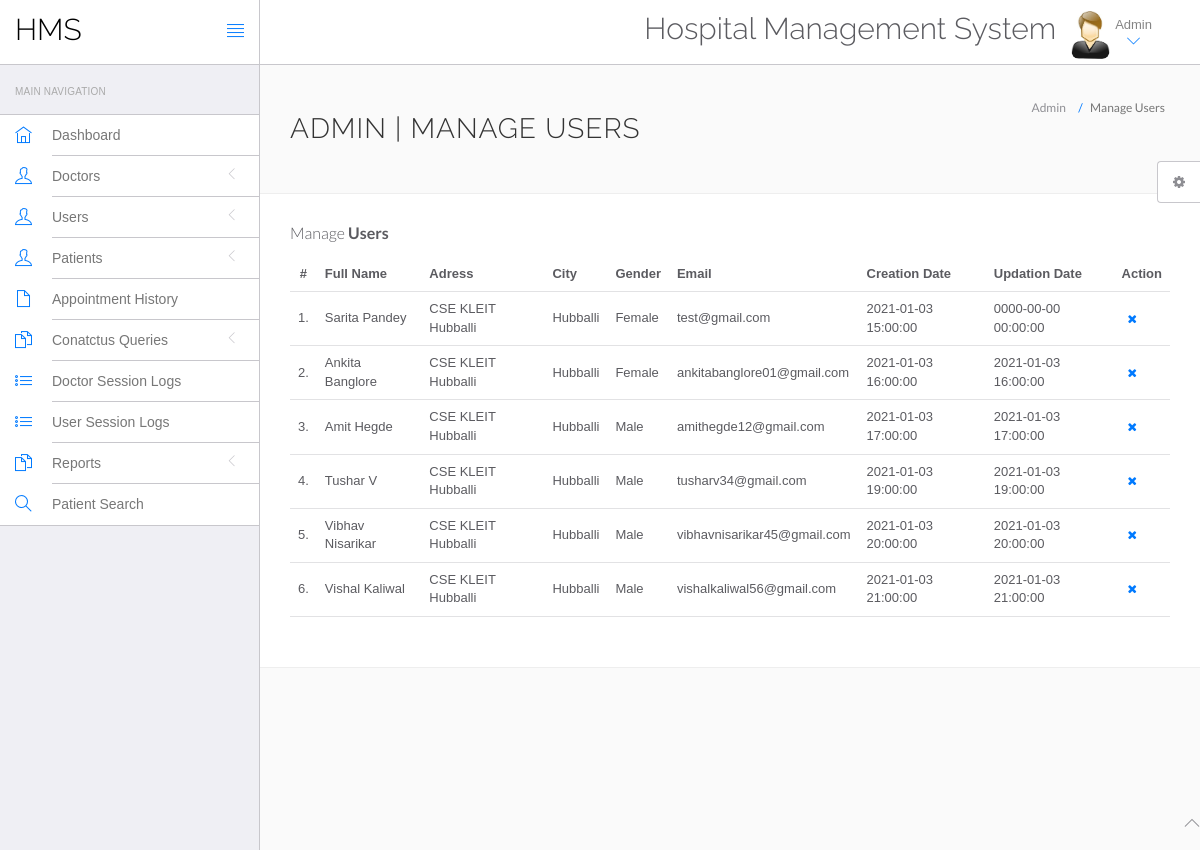
Page /hms/admin/manage-users.php (signed in) on the committed database.
### tables this page shows
CREATE TABLE `users` (
  `id` int(11) NOT NULL,
  `fullName` varchar(255) DEFAULT NULL,
  `address` longtext DEFAULT NULL,
  `city` varchar(255) DEFAULT NULL,
  `gender` varchar(255) DEFAULT NULL,
  `email` varchar(255) DEFAULT NULL,
  `password` varchar(255) DEFAULT NULL,
  `regDate` timestamp NULL DEFAULT current_timestamp(),
  `updationDate` timestamp NULL DEFAULT NULL ON UPDATE current_timestamp()
);

### hms/admin/manage-users.php (the view, shortened to what this page needs)
<?php
include('include/config.php');
?>
<!DOCTYPE html>
<html lang="en">
	<head>
		<link rel="stylesheet" href="vendor/bootstrap/css/bootstrap.min.css">
		<link rel="stylesheet" href="vendor/fontawesome/css/font-awesome.min.css">
		<link rel="stylesheet" href="vendor/themify-icons/themify-icons.min.css">
		<link href="vendor/animate.css/animate.min.css" rel="stylesheet" media="screen">
		<link href="vendor/perfect-scrollbar/perfect-scrollbar.min.css" rel="stylesheet" media="screen">
		<link href="vendor/switchery/switchery.min.css" rel="stylesheet" media="screen">
		<link href="vendor/bootstrap-touchspin/jquery.bootstrap-touchspin.min.css" rel="stylesheet" media="screen">
		<link href="vendor/select2/select2.min.css" rel="stylesheet" media="screen">
		<link href="vendor/bootstrap-datepicker/bootstrap-datepicker3.standalone.min.css" rel="stylesheet" media="screen">
		<link href="vendor/bootstrap-timepicker/bootstrap-timepicker.min.css" rel="stylesheet" media="screen">
		<link rel="stylesheet" href="assets/css/styles.css">
		<link rel="stylesheet" href="assets/css/plugins.css">
		<link rel="stylesheet" href="assets/css/themes/theme-1.css" id="skin_color" />
	</head>
	<body>
		<div id="app">
<?php include('include/sidebar.php');?>
			<div class="app-content">
						<?php include('include/header.php');?>
				<div class="main-content" >
					<div class="wrap-content container" id="container">
						<section id="page-title">
							<div class="row">
								<div class="col-sm-8">
									<h1 class="mainTitle">Admin | Manage Users</h1>
																	</div>
								<ol class="breadcrumb">
									<li>
										<span>Admin</span>
									</li>
									<li class="active">
										<span>Manage Users</span>
									</li>
								</ol>
							</div>
						</section>
						<div class="container-fluid container-fullw bg-white">
									<div class="row">
								<div class="col-md-12">
									<h5 class="over-title margin-bottom-15">Manage <span class="text-bold">Users</span></h5>
									<table class="table table-hover" id="sample-table-1">
										<thead>
											<tr>
												<th class="center">#</th>
												<th>Full Name</th>
												<th class="hidden-xs">Adress</th>
												<th>City</th>
												<th>Gender </th>
												<th>Email </th>
												<th>Creation Date </th>
												<th>Updation Date </th>
												<th>Action</th>
											</tr>
										</thead>
										<tbody>
<?php
$sql=mysqli_query($con,"select * from users");
$cnt=1;
while($row=mysqli_fetch_array($sql))
{
?>
											<tr>
												<td class="center"><?php echo $cnt;?>.</td>
												<td class="hidden-xs"><?php echo $row['fullName'];?></td>
												<td><?php echo $row['address'];?></td>
												<td><?php echo $row['city'];?>
												</td>
												<td><?php echo $row['gender'];?></td>
												<td><?php echo $row['email'];?></td>
												<td><?php echo $row['regDate'];?></td>
												<td><?php echo $row['updationDate'];?>
												</td>
												<td >
												<div class="visible-md visible-lg hidden-sm hidden-xs">
	<a href="manage-users.php?id=<?php echo $row['id']?>&del=delete" onClick="return confirm('Are you sure you want to delete?')"class="btn btn-transparent btn-xs tooltips" tooltip-placement="top" tooltip="Remove"><i class="fa fa-times fa fa-white"></i></a>
												</div>
												</td>
											</tr>
											<?php
$cnt=$cnt+1;
											 }?>
										</tbody>
									</table>
								</div>
							</div>
								</div>
							</div>
						</div>
					</div>
				</div>
	<?php include('include/footer.php');?>
	<?php include('include/setting.php');?>
	</body>
</html>

### hms/admin/assets/css/themes/theme-1.css (style rules this page uses)
body { background: #FAFAFA; }

### rows in the picture
users: fullName "Sarita Pandey", address "CSE KLEIT Hubballi", city "Hubballi", gender "Female", email "test@gmail.com", regDate "2021-01-03 15:00:00", updationDate "0000-00-00 00:00:00"
users: fullName "Ankita Banglore", address "CSE KLEIT Hubballi", city "Hubballi", gender "Female", email "ankitabanglore01@gmail.com", regDate "2021-01-03 16:00:00", updationDate "2021-01-03 16:00:00"
users: fullName "Amit Hegde", address "CSE KLEIT Hubballi", city "Hubballi", gender "Male", email "amithegde12@gmail.com", regDate "2021-01-03 17:00:00", updationDate "2021-01-03 17:00:00"
users: fullName "Tushar V", address "CSE KLEIT Hubballi", city "Hubballi", gender "Male", email "tusharv34@gmail.com", regDate "2021-01-03 19:00:00", updationDate "2021-01-03 19:00:00"
users: fullName "Vibhav Nisarikar", address "CSE KLEIT Hubballi", city "Hubballi", gender "Male", email "vibhavnisarikar45@gmail.com", regDate "2021-01-03 20:00:00", updationDate "2021-01-03 20:00:00"
users: fullName "Vishal Kaliwal", address "CSE KLEIT Hubballi", city "Hubballi", gender "Male", email "vishalkaliwal56@gmail.com", regDate "2021-01-03 21:00:00", updationDate "2021-01-03 21:00:00"
